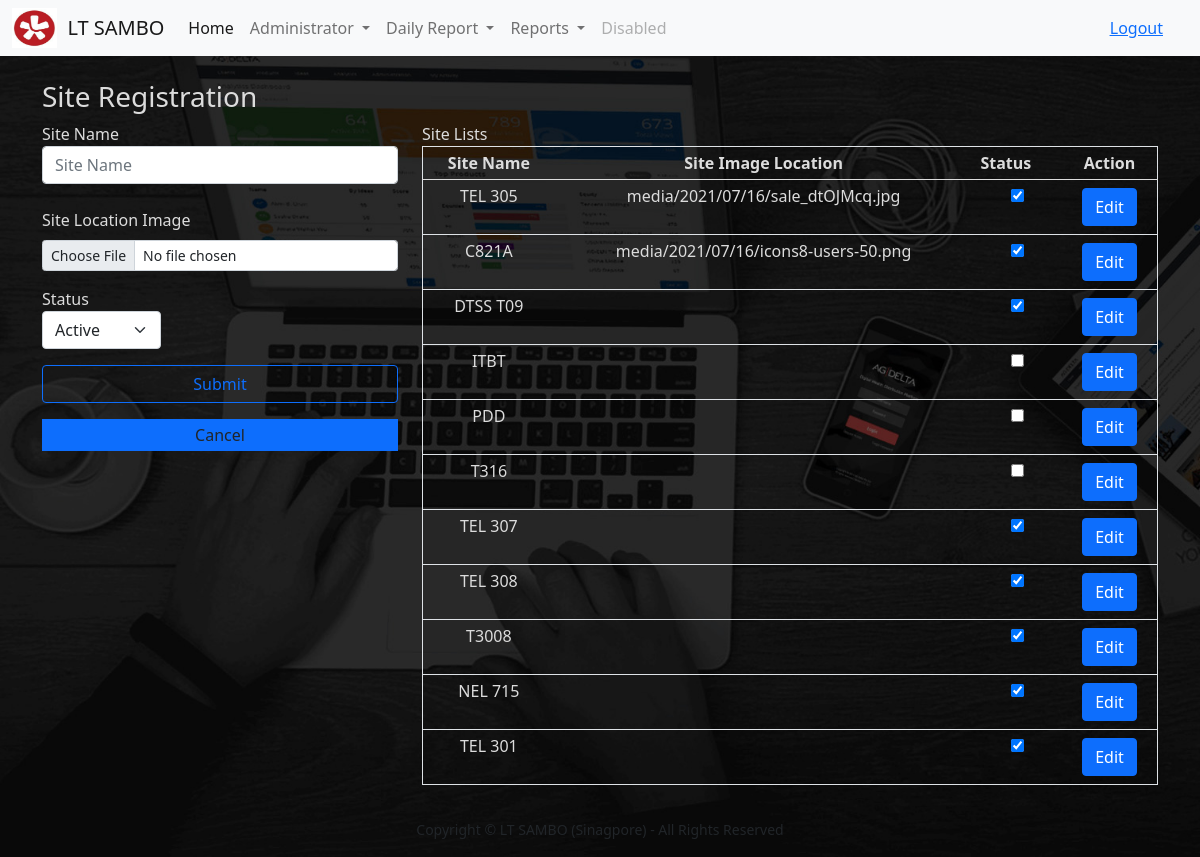
The app's page /site/site (signed in) with its own data.
### todo_list/models.py (models this page shows, shortened)
class Site(models.Model):
    TX_Site_Name = models.CharField(max_length=200)
    Is_Active = models.BooleanField(default=True)
    FU_Site_Image = models.ImageField(null=True, blank=True, upload_to="media/%Y/%m/%d/")

### todo_list/views.py (the view)
# urls.py: path('site/site',views.site, name='site'),
def site(request):
    if request.method == 'POST': # and request.FILES['FU_Site_Image'] if 'FU_Site_Image' in request.FILES else False:
        form = SiteForm(request.POST or None, request.FILES)
        if form.is_valid():
            form.save()
        site_items = Site.objects.all
        messages.success(request, ('Item has been added to the list!'))
        return render(request, 'admin/site_create.html', {'site_items': site_items})
    else:
        site_items = Site.objects.all
        return render(request, 'admin/site_create.html', {'site_items': site_items})

### todo_list/templates/admin/site_create.html (shortened to what this page needs)
{% extends 'base.html' %}
{% load static %}
{% block content %}
<br><br>
<div class="container">
<div class="row">
    <h3 class="panel-title">
        <span class="english">Site Registration</span>
    </h3>
    <form class="col-md-4 col-md-offset-2" method="post" enctype="multipart/form-data">
                <span>Site Name</span>
                <input class="form-control col-md-6 me-2" type="input" placeholder="Site Name" aria-label="Site_Name" name ="TX_Site_Name" value="{{site_item.TX_Site_Name}}" required><br>
                <label class="form-label">Site Location Image</label>
                  <input class="form-control form-control-sm mb-3" name="FU_Site_Image" type="file" value="{{site_item.FU_Site_Image}}" accept="image/png, image/gif, image/jpeg">
                {% if site_item.Is_Active == False %}
                    <div class="col-md-4 mb-3">
                      <label>Status</label>
                      <div class="col-sm-12">
                         <select class="form-select" name="Is_Active" aria-label="Default select example" required>
                            <option value=True >Active</option>
                             <option value=False selected>Inactive</option>
                        </select>
                    </div>
                    </div>
                {% else %}
                    <div class="col-md-4 mb-3">
                      <label>Status</label>
                      <div class="col-sm-12">
                         <select class="form-select" name="Is_Active" aria-label="Default select example" required>
                            <option value=True selected>Active</option>
                        </select>
                    </div>
                    </div>
                {% endif %}
        {% if site_item %}
            <div class="d-grid gap-2">
                <button class="btn btn-outline-primary mb-3" type="submit">Update</button>
            </div>
        {% else %}
            <div class="d-grid gap-2">
                <button class="btn btn-outline-primary mb-3" type="submit">Submit</button>
            </div>
        {% endif %}
        <center><a class="dropdown-item secondary bg-primary" href="{% url 'site' %}">Cancel</a></center>
    </form>
    <br>
    {%if site_items %}
    <br>
    <div class="col-md-8 col-md-offset-2 primary md-2">
        <span> Site Lists</span>
    <table class="table table-striped secondary border" style="Color:#dcdcdc; line-height:1;">
    <thead>
        <tr>
            <th><center>Site Name</center></th>
            <th><center>Site Image Location</center></th>
            <th>Status</th>
            <th class="text-center"><center>Action</center></th>
        </tr>
    </thead>
      {% for things in site_items %}
            <tr style="Color:#dcdcdc;">
                <td><center>{{ things.TX_Site_Name }} </center></td>
                <td><center>{{ things.FU_Site_Image }} </center></td>
                {% if things.Is_Active %}
                    <td class="custom-control custom-checkbox">
                        <center><input type="checkbox" class="custom-control-input" checked></center>
                    </td>
                {% else %}
                    <td class="center custom-control custom-checkbox">
                      <center><input type="checkbox" class="custom-control-input"></center>
                    </td>
                {% endif %}
                <td class="text-center"><a class='btn btn-primary btn-xs' href="{% url 'edit_site' things.id %}"> Edit</a>
            </tr>
        {% endfor %}
    </table>
       </div>
   {% endif %}
</div>
</div>
{% endblock %}

### static/css/my_style.css (style rules this page uses)
body { background:#00bcd4; }

### records on screen
Site: TX_Site_Name "TEL 305", FU_Site_Image "media/2021/07/16/sale_dtOJMcq.jpg"
Site: TX_Site_Name "C821A", FU_Site_Image "media/2021/07/16/icons8-users-50.png"
Site: TX_Site_Name "DTSS T09"
Site: TX_Site_Name "ITBT"
Site: TX_Site_Name "PDD"
Site: TX_Site_Name "T316"
Site: TX_Site_Name "TEL 307"
Site: TX_Site_Name "TEL 308"
Site: TX_Site_Name "T3008"
Site: TX_Site_Name "NEL 715"
Site: TX_Site_Name "TEL 301"
